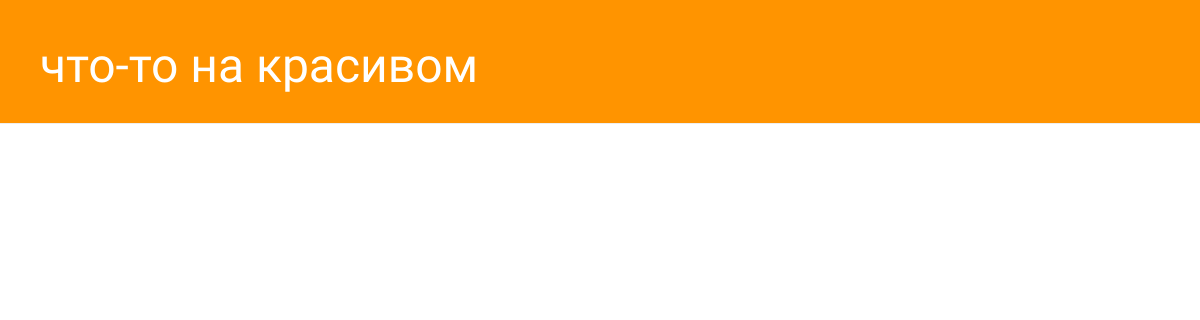
/, run on an earlier commit of the app's database.
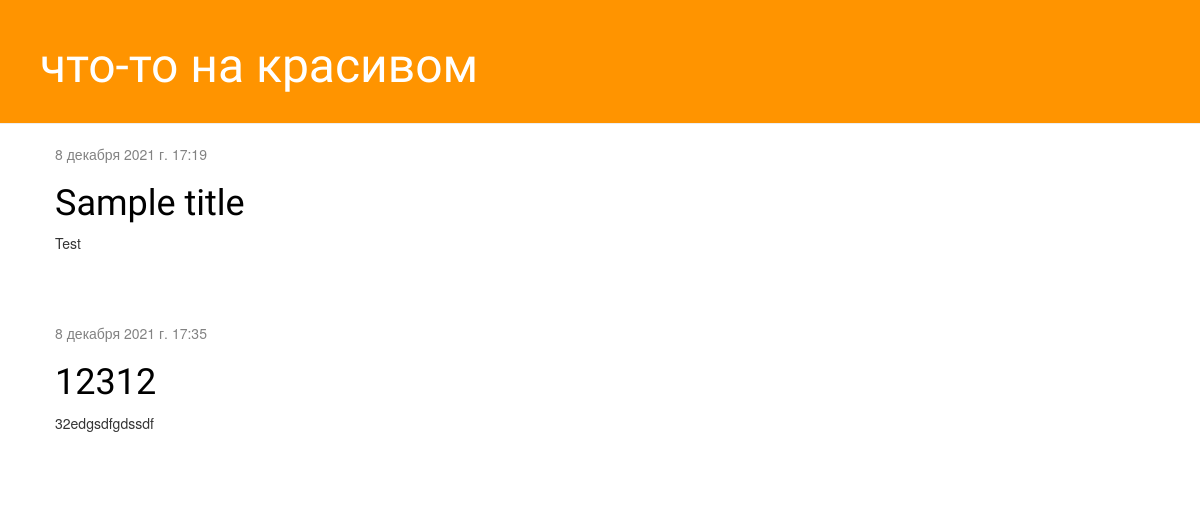
And on a later commit of the database.
### blog/models.py (models this page shows, shortened)
class Post(models.Model):
    author = models.ForeignKey(settings.AUTH_USER_MODEL, on_delete=models.CASCADE)
    title = models.CharField(max_length=200)
    text = models.TextField()
    created_date = models.DateTimeField(default=timezone.now)
    published_date = models.DateTimeField(blank=True, null=True)

### blog/views.py (the view)
# urls.py: path('', views.post_list, name='post_list'),
def post_list(request):
    posts = Post.objects.filter(published_date__lte=timezone.now()).order_by('published_date')
    return render(request, 'blog/post_list.html', {'posts': posts})

### templates/blog/post_list.html
{% extends 'blog/base.html' %}
{% block content %}
    {% for post in posts %}
        <div class="post">
            <div class="date">
                {{ post.published_date }}
            </div>
            <h1><a href="{% url 'post_detail' pk=post.pk %}">{{ post.title }}</a></h1>
            <p>{{ post.text|linebreaksbr }}</p>
        </div>
    {% endfor %}
{% endblock %}

What changed in the data, as far as the page shows it:
added Post: published_date "8 декабря 2021 г. 17:19", title "Sample title", text "Test"
now on this page (row edited): Post: published_date "8 декабря 2021 г. 17:35", title "12312", text "32edgsdfgdssdf"
